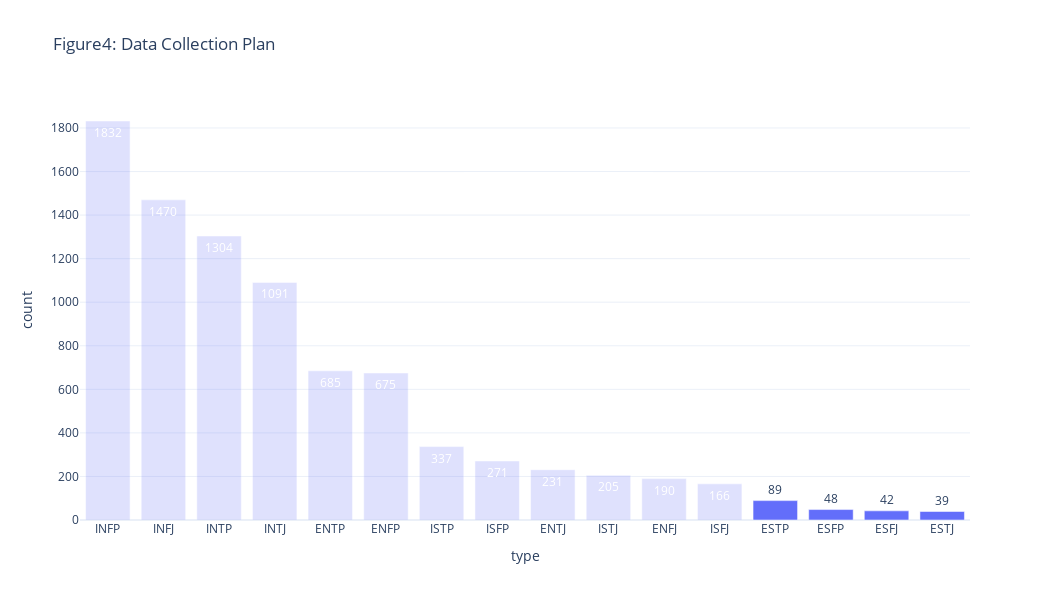

Write notebook code for a chart like this one.
### Markdown cell above
## Experiment 1

### Code cell
figs['실험셋업시각화_실험1실험계획'].layout['title']['text']='Figure4: Data Collection Plan'
figs['실험셋업시각화_실험1실험계획'].layout['width']=1050
figs['실험셋업시각화_실험1실험계획'].layout['height']=600
figs['실험셋업시각화_실험1실험계획']

### Figure 1 — Plotly figure (JSON) as saved in the notebook; plotly's stock layout.template omitted (floating-point values rounded to 4 significant figures)
{"data": [{"alignmentgroup": "True", "hovertemplate": "Count<100=False<br>type=%{x}<br>count=%{text}<extra></extra>", "legendgroup": "False", "marker": {"color": "#636efa", "opacity": 0.2, "pattern": {"shape": ""}}, "name": "False", "offsetgroup": "False", "orientation": "v", "showlegend": false, "text": [1832, 1470, 1304, 1091, 685, 675, 337, 271, 231, 205, 190, 166], "textposition": "auto", "type": "bar", "x": ["INFP", "INFJ", "INTP", "INTJ", "ENTP", "ENFP", "ISTP", "ISFP", "ENTJ", "ISTJ", "ENFJ", "ISFJ"], "xaxis": "x", "y": [1832, 1470, 1304, 1091, 685, 675, 337, 271, 231, 205, 190, 166], "yaxis": "y"}, {"alignmentgroup": "True", "hovertemplate": "Count<100=True<br>type=%{x}<br>count=%{text}<extra></extra>", "legendgroup": "True", "marker": {"color": "#636efa", "opacity": 1, "pattern": {"shape": ""}}, "name": "True", "offsetgroup": "True", "orientation": "v", "showlegend": false, "text": [89, 48, 42, 39], "textposition": "auto", "type": "bar", "x": ["ESTP", "ESFP", "ESFJ", "ESTJ"], "xaxis": "x", "y": [89, 48, 42, 39], "yaxis": "y"}], "layout": {"barmode": "relative", "height": 600, "legend": {"title": {"text": "Count<100"}, "tracegroupgap": 0}, "title": {"text": "Figure4: Data Collection Plan"}, "width": 1050, "xaxis": {"anchor": "y", "autorange": true, "domain": [0, 1], "range": [-0.5, 15.5], "title": {"text": "type"}, "type": "category"}, "yaxis": {"anchor": "x", "autorange": true, "domain": [0, 1], "range": [0, 1928.0], "title": {"text": "count"}, "type": "linear"}}}
